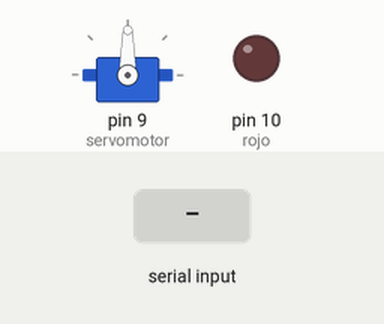
A sketch run on a simulated Arduino Uno, built with avr-gcc and run on an emulated ATmega328P. Shown: servo, output pins drawn as LEDs (lit = HIGH). The test bench sets the inputs (shaded band).

Above: at 1.2 s.
1.3 s: "s,45\n" received over Serial
At 1.9 s:
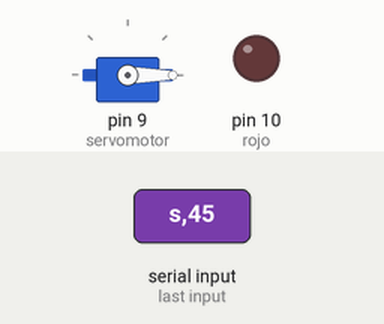
2.8 s: "s90\n" received over Serial
At 3.1 s:
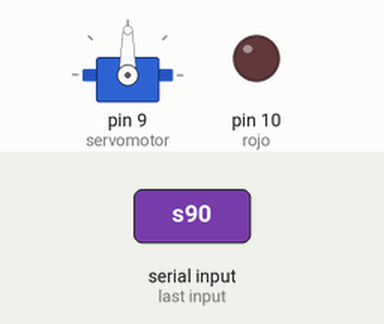
4.3 s: "s" received over Serial
At 5.4 s:
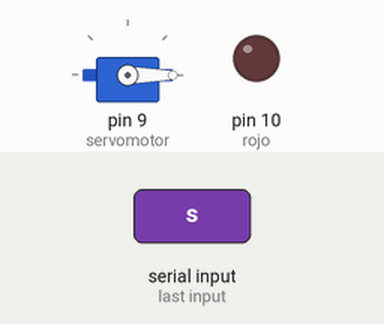
Timing chart, 0 to 7.3 s (numbered marks = the images above; inputs shaded):
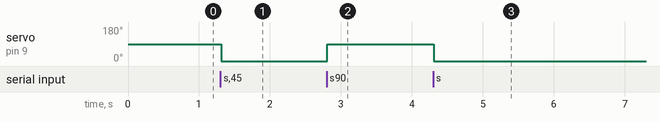

The sketch:

ServoBT.ino
```cpp
#include <Servo.h>
#define rojo 10
#define verde 11
#define azul 12

Servo servomotor;
String grados,intensidad;
int numGrado,estado;

void setup() {
  // put your setup code here, to run once:
  Serial.begin(9600);
  servomotor.attach(9);

  pinMode(rojo,OUTPUT);

}

void loop() {
  if(Serial.available()>0){
    char a = Serial.read();
    if(a=='s'){
      delay(10);
      while(Serial.available()){
        char b = Serial.read();
        grados=grados+b;
      }
      numGrado = grados.toInt();
      servomotor.write(numGrado);
      delay(15);
      grados="";
    }
  }
}

/*****************Funciones***********************/
void servoMotor()
{

}

void encenderLed(){
  if(Serial.available()>0){
    char a = Serial.read();
    if(a=='e'){
      digitalWrite(rojo,HIGH);
    }
    if(a=='a'){
      digitalWrite(rojo,LOW);
    }
    if(a=='r'){
      delay(10);
      while(Serial.available()){
        char b = Serial.read();
        intensidad=intensidad+b;
      }
      estado = intensidad.toInt();
      analogWrite(verde,estado);
      delay(15);
      intensidad="";
    }
  }
}
```

Measured:
- after the input at 1.3 s, servo on pin 9 (servomotor): 90° → 0° at once
- after the input at 2.8 s, servo on pin 9 (servomotor): 0° → 90° at once
- after the input at 4.3 s, servo on pin 9 (servomotor): 90° → 0° at once
